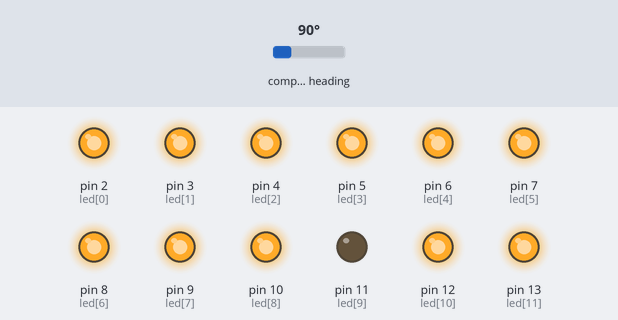
A sketch run on a simulated Arduino Uno, built with avr-gcc and run on an emulated ATmega328P. On the bench: output pins drawn as LEDs (lit = HIGH). Wiring (inferred from the names in the program): HMC5883L compass at I2C address 0x1E. The test bench sets the inputs (shaded band); at power-on: compass heading 90°.

Above: at 7.2 s.
7.3 s: compass heading set to 67°
10.3 s: compass heading set to 57°
At 10.82 s:
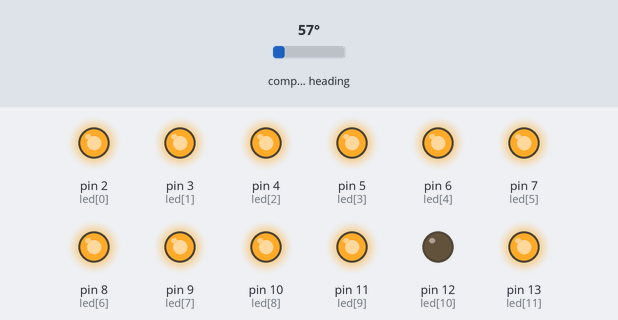
13.3 s: compass heading set to 37°
16.3 s: compass heading set to 30°
At 16.82 s:
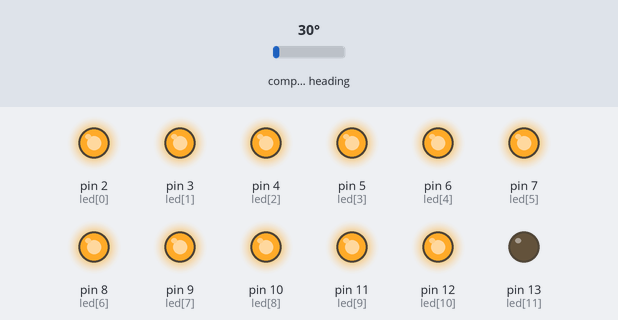
19.3 s: compass heading set to 180°
At 19.48 s:
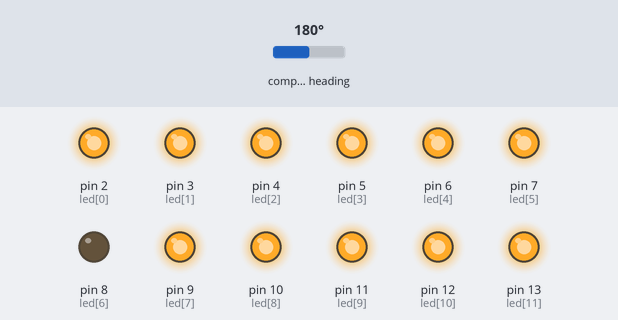
22.3 s: compass heading set to 158°
25.3 s: compass heading set to 147°
At 25.48 s:
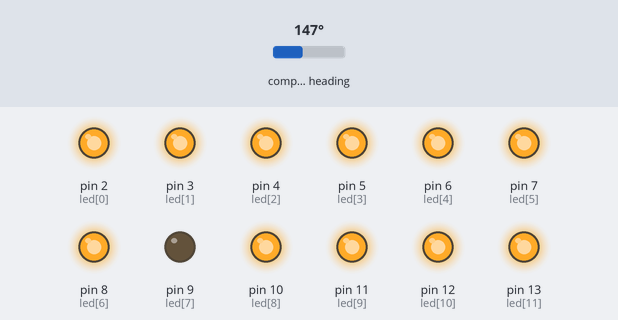
Timing chart, 0 to 28.3 s (numbered marks = the images above; inputs shaded):
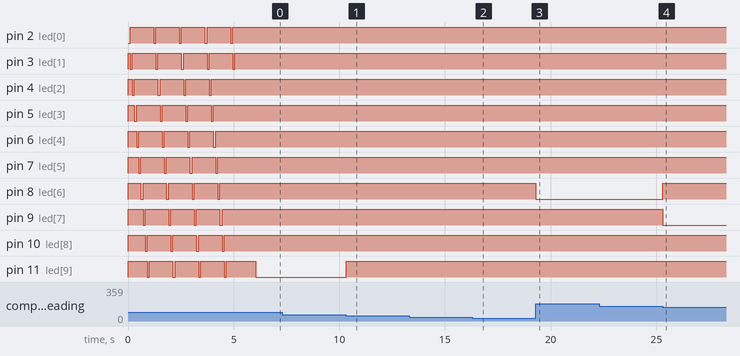

The sketch:

compass.ino
```cpp
#include <Wire.h> //I2C Arduino Library

#define address 0x1E //001 1110b(0x3C>>1), I2C 7bit address of HMC5883
#define MagnetcDeclination 4.17 //Hsinchu
#define CalThreshold 0

int offsetX,offsetY;

int led[12] = {2, 3, 4, 5, 6, 7, 8, 9, 10, 11, 12, 13};

void setup() {
  // put your setup code here, to run once:
  for(int i = 0; i < 12;i++){
    pinMode(led[i], OUTPUT);
    digitalWrite(led[i], HIGH);
  }

  Wire.begin();

  //Put the HMC5883 IC into the correct operating mode
  Wire.beginTransmission(address); //open communication with HMC5883
  Wire.write(0x00); //select configuration register A
  Wire.write(0x70); //0111 0000b configuration
  Wire.endTransmission();

  Wire.beginTransmission(address);
  Wire.write(0x02); //select mode register
  Wire.write(0x00); //set continuous measurement mode:0x00,single-measurement mode:0x01
  Wire.endTransmission();

  calibrateMag();

}

void loop() {
  // put your main code here, to run repeatedly:
  int heading;
  int x,y,z; //triple axis data

  getRawData(&x,&y,&z);
  heading = calculateHeading(&x,&y,&z)/30;
  digitalWrite(led[heading], LOW);
  delay(50);
  digitalWrite(led[heading], HIGH);
  delay(1);
}

void getRawData(int* x ,int* y,int* z)
{
  //Tell the HMC5883L where to begin reading data
  Wire.beginTransmission(address);
  Wire.write(0x03); //select register 3, X MSB register
  Wire.endTransmission();
  //Read data from each axis, 2 registers per axis
  Wire.requestFrom(address, 6);
  if(6<=Wire.available()){
    *x = Wire.read()<<8; //X msb
    *x |= Wire.read(); //X lsb
    *z = Wire.read()<<8; //Z msb
    *z |= Wire.read(); //Z lsb
    *y = Wire.read()<<8; //Y msb
    *y |= Wire.read(); //Y lsb
  }
}

int calculateHeading(int* x ,int* y,int* z)
{
  float headingRadians = atan2((double)(-((*y)-offsetY)),(double)((*x)-offsetX));
  // Correct for when signs are reversed.
  if(headingRadians < 0)
    headingRadians += 2*PI;

  int headingDegrees = headingRadians * 180/M_PI;
  headingDegrees += MagnetcDeclination; //the magnetc-declination angle

  // Check for wrap due to addition of declination.
  if(headingDegrees > 360)
    headingDegrees -= 360;

  return headingDegrees;
}

void calibrateMag()
{
  int x,y,z; //triple axis data
  int xMax, xMin, yMax, yMin;

  int num = 0;

  //initialize the variables
  getRawData(&x,&y,&z);
  xMax=xMin=x;
  yMax=yMin=y;
  offsetX = offsetY = 0;

  for(int i=0;i<50;i++)
  {
    getRawData(&x,&y,&z);

    if (x > xMax)
      xMax = x;
    if (x < xMin )
      xMin = x;
    if(y > yMax )
      yMax = y;
    if(y < yMin )
      yMin = y;

    for(int j = 0;j < 12;j++)
      digitalWrite(led[j], HIGH);

    digitalWrite(led[num], LOW);
    num = (num + 1) % 12;

    delay(100);
  }
  //compute offsets
  if(abs(xMax - xMin) > CalThreshold )
    offsetX = (xMax + xMin)/2;
  if(abs(yMax - yMin) > CalThreshold )
    offsetY = (yMax + yMin)/2;

   for(int i = 0;i < 12;i++)
         digitalWrite(led[i], HIGH);
  delay(1000);
}
```

Measured:
- the behaviour switches between 64 and 63° on compass heading (found by bisection; images 0 and 1)
- the behaviour switches between 34 and 33° on compass heading (found by bisection; images 1 and 2)
- the behaviour switches between 154 and 153° on compass heading (found by bisection; images 3 and 4)
- after the input at 10.3 s, pin 11 (led[9]): LOW → HIGH at once; pin 12 (led[10]): HIGH → LOW at once
- after the input at 16.3 s, pin 12 (led[10]): LOW → HIGH at once; pin 13 (led[11]): HIGH → LOW at once
- after the input at 19.3 s, pin 8 (led[6]): HIGH → LOW at once; pin 13 (led[11]): LOW → HIGH at once
- after the input at 25.3 s, pin 8 (led[6]): LOW → HIGH at once; pin 9 (led[7]): HIGH → LOW at once
